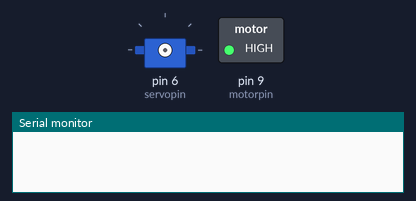
This sketch was run on a simulated Arduino Uno, built with avr-gcc and run on an emulated ATmega328P. Parts: servo, switched loads named in the sketch (green lamp = pin HIGH), the last lines printed to the serial monitor.

Above: at 0.05 s.
At 2.2 s:
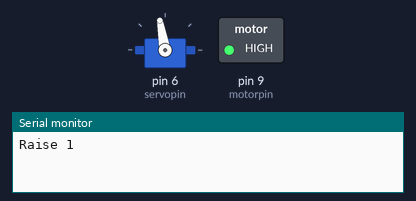
Timing chart, 0 to 3.0 s (numbered marks = the images above):
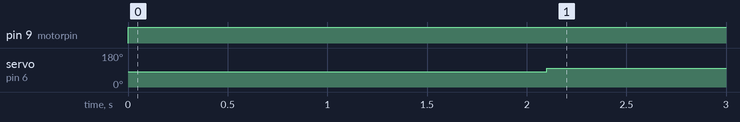

The sketch:

testservo.ino
```cpp
#include <Servo.h>
int motorpin = 9;
int servopin = 6;

Servo myservo;
int num_lower = 0;
int num_raise = 0;

void servospin(int angle){
                  myservo.attach(servopin);
                  myservo.write(angle);
                  delay(100);
                  myservo.detach();
                }


void setup()
{
  /*pinMode(motorpin, OUTPUT);   // sets the pin as output
  pinMode(motorpin2, OUTPUT);*/
  Serial.begin(57600);
  //servospin(120);
  analogWrite(motorpin, 255);

  //servospin(100);
  //servospin(100);
  while(true){
    loop();
  }

}
void loop()
{
  //servospin(90);

  delay(1000);

  if(num_raise < 4){
       servospin(80);
       num_raise += 1;
       Serial.print("Raise ");
       Serial.print(num_raise);
       Serial.println();
       Serial.flush();

       if(num_lower > 0){
         num_lower -= 1;
       }
     }

  delay(1000);

  if(num_lower < 4){
       servospin(100);
       num_lower += 1;
       Serial.print("Lower ");
       Serial.print(num_lower);
       Serial.println();
       Serial.flush();

       if(num_raise > 0){
         num_raise -= 1;
       }
     }
  //analogWrite(motorpin, 100);
 // analogWrite(motorpin2, 100);
  /*if(num_lower < 3){

     servospin(95);
     num_lower += 1;
   }
   else{
     // nothing
   }

  delay(100);*/
}
```

Measured:
- by itself, pin 9 (motorpin): LOW → HIGH at 0.00 s
- by itself, servo on pin 6 (servopin): alternates 100° for 1.1 s and 80° for 1.1 s
